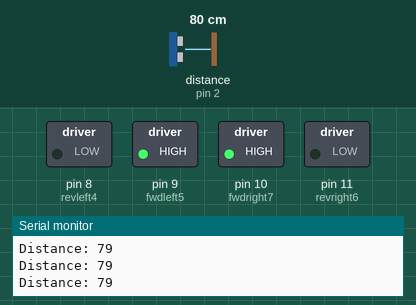
A sketch run on a simulated Arduino Uno, built with avr-gcc and run on an emulated ATmega328P. Parts: switched loads named in the sketch (green lamp = pin HIGH), the last lines printed to the serial monitor. Wiring (inferred from the names in the program): ultrasonic range finder: trigger pin 3; echo pin 2. The inputs (shaded band) are chosen by the test bench; at power-on: distance to the obstacle (sensor on pin 2) 80 cm. The echo pulse lasts 58.3 µs per cm; random numbers use the default seed unless the sketch sets one; pins used as bus, display or sensor lines are not drawn.

Above: at 2.0 s.
2.1 s: distance to the obstacle (sensor on pin 2) set to 12 cm
3.6 s: distance to the obstacle (sensor on pin 2) set to 9 cm
At 4.3 s:
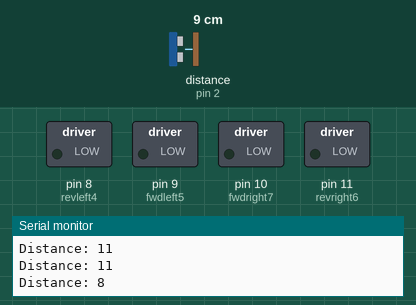
6.6 s: distance to the obstacle (sensor on pin 2) set to 18 cm
At 8.7 s:
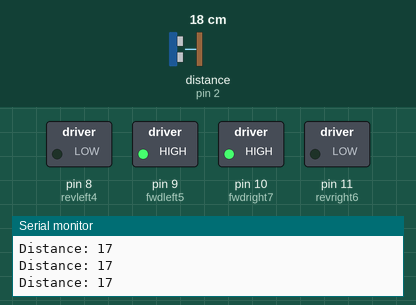
9.3 s: distance to the obstacle (sensor on pin 2) set to 2 cm
At 11.1 s:
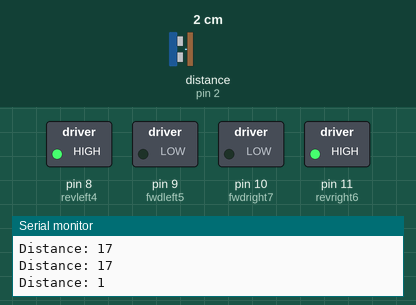
Timing chart, 0 to 13.3 s (numbered marks = the images above; inputs shaded):
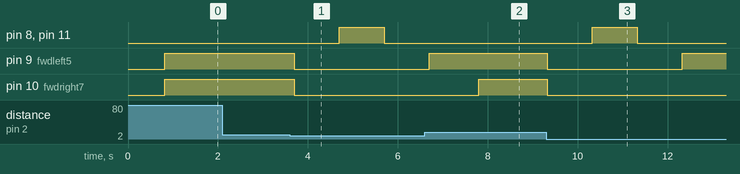

The sketch:

L298N.ino
```cpp
//l298 Full code
// Pin Definitions
int trigPin = 3;      // trig pin of HC-SR04
int echoPin = 2;      // Echo pin of HC-SR04

int revleft4 = 8;     // REVerse motion of Left motor
int fwdleft5 = 9;     // ForWarD motion of Left motor
int revright6 = 11;   // REVerse motion of Right motor
int fwdright7 = 10;   // ForWarD motion of Right motor

long duration, distance; // Variables to store the duration and distance

void setup() {
  delay(random(500, 2000));  // Random startup delay to avoid simultaneous startup
  Serial.begin(9600);  // Start serial communication for debugging

  // Initialize motor pins
  pinMode(revleft4, OUTPUT);     // set Left motor reverse pin as output
  pinMode(fwdleft5, OUTPUT);     // set Left motor forward pin as output
  pinMode(revright6, OUTPUT);    // set Right motor reverse pin as output
  pinMode(fwdright7, OUTPUT);    // set Right motor forward pin as output

  // Initialize ultrasonic sensor pins
  pinMode(trigPin, OUTPUT);      // set trig pin of ultrasonic sensor as output
  pinMode(echoPin, INPUT);       // set echo pin of ultrasonic sensor as input
}

void loop() {
  // Send pulse to the ultrasonic sensor to measure distance
  digitalWrite(trigPin, LOW);
  delayMicroseconds(2);
  digitalWrite(trigPin, HIGH);  // send trigger pulse
  delayMicroseconds(10);
  digitalWrite(trigPin, LOW);

  // Measure the pulse duration from the Echo pin
  duration = pulseIn(echoPin, HIGH); // measure pulse duration
  distance = duration / 58.2;   // convert duration to distance in cm

  // Debugging: Print the distance to the Serial Monitor
  Serial.print("Distance: ");
  Serial.println(distance); // Print the distance for debugging

  // Check if an obstacle is detected (distance < 10 cm)
  if (distance < 10) {
    stopMotors();     // Stop the robot
    delay(1000);      // Wait for 1 second
    moveBackward();   // Move the robot backward
    delay(1000);      // Wait for 1 second
    stopMotors();     // Stop the robot
    delay(1000);      // Wait for 1 second
    turnRight();      // Turn the robot right
    delay(1000);      // Wait for 1 second before checking again
  } else {
    moveForward();    // Move the robot forward if no obstacle
  }

  delay(100); // Short delay to prevent spamming the sensor
}

// Function to move the robot forward
void moveForward() {
  digitalWrite(fwdright7, HIGH);   // Right motor forward
  digitalWrite(revright6, LOW);    // Right motor reverse (ensure it's low)
  digitalWrite(fwdleft5, HIGH);    // Left motor forward
  digitalWrite(revleft4, LOW);     // Left motor reverse (ensure it's low)
}

// Function to move the robot backward
void moveBackward() {
  digitalWrite(fwdright7, LOW);    // Stop right motor
  digitalWrite(revright6, HIGH);   // Right motor reverse
  digitalWrite(fwdleft5, LOW);     // Stop left motor
  digitalWrite(revleft4, HIGH);    // Left motor reverse
}

// Function to stop all motors
void stopMotors() {
  digitalWrite(fwdright7, LOW);    // Stop right motor
  digitalWrite(revright6, LOW);    // Stop right motor reverse
  digitalWrite(fwdleft5, LOW);     // Stop left motor
  digitalWrite(revleft4, LOW);     // Stop left motor reverse
}

// Function to turn the robot right
void turnRight() {
  digitalWrite(fwdright7, LOW);    // Stop right motor
  digitalWrite(revright6, LOW);    // Stop right motor reverse
  digitalWrite(fwdleft5, HIGH);    // Left motor forward
  digitalWrite(revleft4, LOW);     // Left motor forward (no reverse)
}
```

Measured:
- the behaviour switches between 11 and 10 cm on distance to the obstacle (sensor on pin 2) (found by bisection; images 0 and 1)
- after the input at 3.6 s, pin 8 (revleft4), pin 11 (revright6): LOW → HIGH after 1.1 s, → LOW 1.0 s later; pin 9 (fwdleft5), pin 10 (fwdright7): HIGH → LOW after 0.10 s
- after the input at 6.6 s, pin 10 (fwdright7): LOW → HIGH after 1.2 s
- after the input at 9.3 s, pin 8 (revleft4), pin 11 (revright6): LOW → HIGH after 1.0 s, → LOW 1.0 s later; pin 9 (fwdleft5): HIGH → LOW at once, → HIGH 3.0 s later; pin 10 (fwdright7): HIGH → LOW at once
